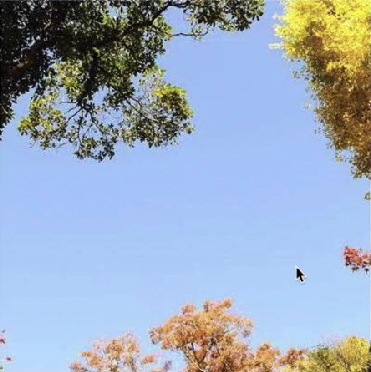
#> input picture assets/img3.png, 371 x 372 px
$ python '运算操作.py'
#> lines starting #> are read from the running program, lines starting #| are printed output that depends on the picture
import cv2
import numpy as np
import matplotlib.pyplot as plt


if __name__ == '__main__':
    #opencv加法和numpy加法存在差异，opencv是饱和度操作，而numpy是模运算
    x = np.uint8([250])
    y = np.uint8([10])

    # 250+10=260 => 255
    print(cv2.add(x,y))
    # 250+10 = 260 %256 = 4
    print(x + y)

    img = cv2.imread("assets/img3.png", cv2.IMREAD_UNCHANGED)
#> img is the input picture: shape (372, 371, 3); mean B, G, R 188.9, 169.6, 154.6
    img2 = cv2.imread("assets/img4.png", cv2.IMREAD_UNCHANGED)
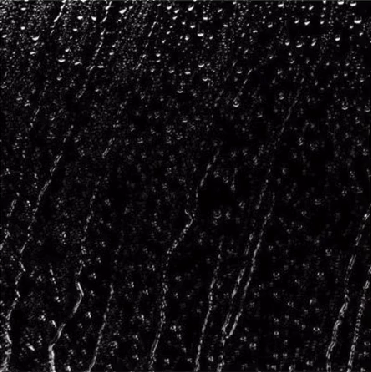
#> input picture assets/img4.png, 371 x 372 px
#> img2 is the input picture: shape (372, 371, 3); mean B, G, R 16.5, 13.4, 16.1


    # cv2.imshow("图像窗口", cv2.add(img,img2))
    # cv2.imshow("图像窗口", img + img2)
    cv2.imshow("图像窗口", cv2.subtract(img,img2))
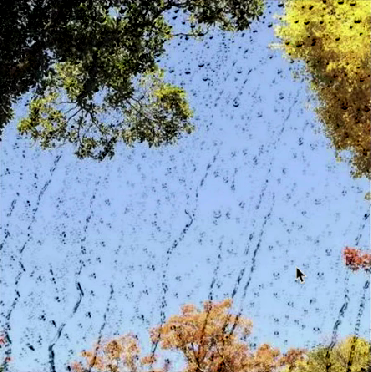
#> window '图像窗口': shape (372, 371, 3); mean B, G, R 174, 157.2, 139.6
    # cv2.imshow("图像窗口", img - img2)
    cv2.waitKey(0)

    pass
